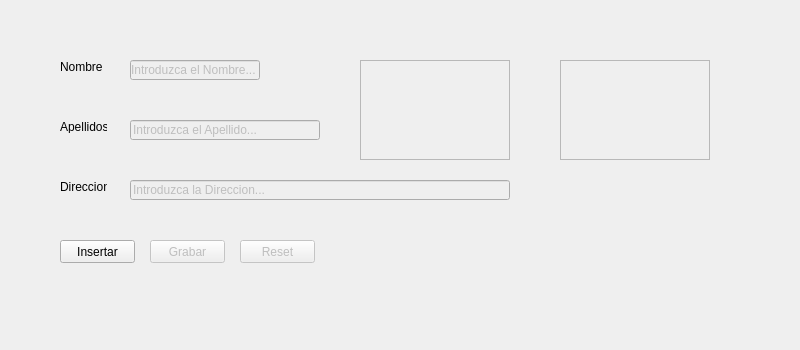
<?xml version="1.0" encoding="UTF-8"?>
<ui version="4.0">
 <class>Form</class>
 <widget class="QWidget" name="Form">
  <property name="geometry">
   <rect>
    <x>0</x>
    <y>0</y>
    <width>800</width>
    <height>350</height>
   </rect>
  </property>
  <property name="windowTitle">
   <string>Form</string>
  </property>
  <widget class="QLineEdit" name="lnEditNombre">
   <property name="enabled">
    <bool>false</bool>
   </property>
   <property name="geometry">
    <rect>
     <x>130</x>
     <y>60</y>
     <width>130</width>
     <height>20</height>
    </rect>
   </property>
   <property name="text">
    <string>Introduzca el Nombre...</string>
   </property>
  </widget>
  <widget class="QLineEdit" name="lnEditApellido">
   <property name="enabled">
    <bool>false</bool>
   </property>
   <property name="geometry">
    <rect>
     <x>130</x>
     <y>120</y>
     <width>190</width>
     <height>20</height>
    </rect>
   </property>
   <property name="text">
    <string>Introduzca el Apellido...</string>
   </property>
  </widget>
  <widget class="QLineEdit" name="lnEditDireccion">
   <property name="enabled">
    <bool>false</bool>
   </property>
   <property name="geometry">
    <rect>
     <x>130</x>
     <y>180</y>
     <width>380</width>
     <height>20</height>
    </rect>
   </property>
   <property name="text">
    <string>Introduzca la Direccion...</string>
   </property>
  </widget>
  <widget class="QLabel" name="lblnombre">
   <property name="geometry">
    <rect>
     <x>60</x>
     <y>60</y>
     <width>47</width>
     <height>13</height>
    </rect>
   </property>
   <property name="text">
    <string>Nombre</string>
   </property>
  </widget>
  <widget class="QLabel" name="lblapellidos">
   <property name="geometry">
    <rect>
     <x>60</x>
     <y>120</y>
     <width>47</width>
     <height>13</height>
    </rect>
   </property>
   <property name="text">
    <string>Apellidos</string>
   </property>
  </widget>
  <widget class="QLabel" name="lbldireccion">
   <property name="geometry">
    <rect>
     <x>60</x>
     <y>180</y>
     <width>47</width>
     <height>13</height>
    </rect>
   </property>
   <property name="text">
    <string>Direccion</string>
   </property>
  </widget>
  <widget class="QPushButton" name="btnInsertar">
   <property name="geometry">
    <rect>
     <x>60</x>
     <y>240</y>
     <width>75</width>
     <height>23</height>
    </rect>
   </property>
   <property name="text">
    <string>Insertar</string>
   </property>
  </widget>
  <widget class="QPushButton" name="btnGrabar">
   <property name="enabled">
    <bool>false</bool>
   </property>
   <property name="geometry">
    <rect>
     <x>150</x>
     <y>240</y>
     <width>75</width>
     <height>23</height>
    </rect>
   </property>
   <property name="text">
    <string>Grabar</string>
   </property>
  </widget>
  <widget class="QPushButton" name="btnReset">
   <property name="enabled">
    <bool>false</bool>
   </property>
   <property name="geometry">
    <rect>
     <x>240</x>
     <y>240</y>
     <width>75</width>
     <height>23</height>
    </rect>
   </property>
   <property name="text">
    <string>Reset</string>
   </property>
  </widget>
  <widget class="QTextEdit" name="txResumen01">
   <property name="enabled">
    <bool>false</bool>
   </property>
   <property name="geometry">
    <rect>
     <x>360</x>
     <y>60</y>
     <width>150</width>
     <height>100</height>
    </rect>
   </property>
  </widget>
  <widget class="QTextEdit" name="txResumen02">
   <property name="enabled">
    <bool>false</bool>
   </property>
   <property name="geometry">
    <rect>
     <x>560</x>
     <y>60</y>
     <width>150</width>
     <height>100</height>
    </rect>
   </property>
  </widget>
 </widget>
 <resources/>
 <connections/>
</ui>
